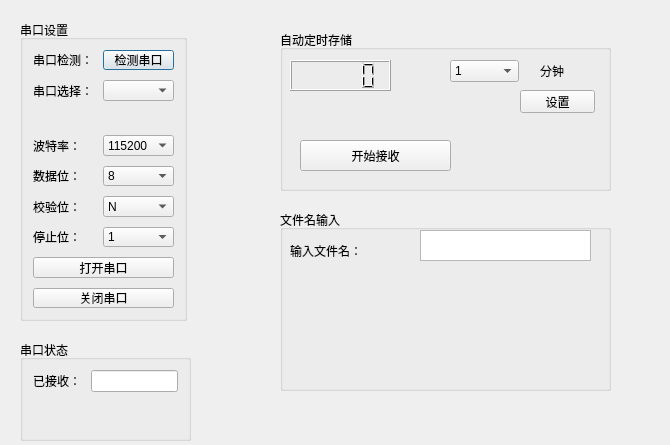
<?xml version="1.0" encoding="UTF-8"?>
<ui version="4.0">
 <class>Form</class>
 <widget class="QWidget" name="Form">
  <property name="geometry">
   <rect>
    <x>0</x>
    <y>0</y>
    <width>670</width>
    <height>445</height>
   </rect>
  </property>
  <property name="windowTitle">
   <string>Form</string>
  </property>
  <widget class="QGroupBox" name="formGroupBox1">
   <property name="geometry">
    <rect>
     <x>20</x>
     <y>20</y>
     <width>167</width>
     <height>301</height>
    </rect>
   </property>
   <property name="title">
    <string>串口设置</string>
   </property>
   <layout class="QFormLayout" name="formLayout">
    <property name="horizontalSpacing">
     <number>10</number>
    </property>
    <property name="verticalSpacing">
     <number>10</number>
    </property>
    <property name="leftMargin">
     <number>10</number>
    </property>
    <property name="topMargin">
     <number>10</number>
    </property>
    <property name="rightMargin">
     <number>10</number>
    </property>
    <property name="bottomMargin">
     <number>10</number>
    </property>
    <item row="0" column="0">
     <widget class="QLabel" name="s1__lb_1">
      <property name="text">
       <string>串口检测：</string>
      </property>
     </widget>
    </item>
    <item row="0" column="1">
     <widget class="QPushButton" name="s1__box_1">
      <property name="text">
       <string>检测串口</string>
      </property>
      <property name="autoRepeatInterval">
       <number>100</number>
      </property>
      <property name="default">
       <bool>true</bool>
      </property>
     </widget>
    </item>
    <item row="1" column="0">
     <widget class="QLabel" name="s1__lb_2">
      <property name="text">
       <string>串口选择：</string>
      </property>
     </widget>
    </item>
    <item row="1" column="1">
     <widget class="QComboBox" name="s1__box_2"/>
    </item>
    <item row="3" column="0">
     <widget class="QLabel" name="s1__lb_3">
      <property name="text">
       <string>波特率：</string>
      </property>
     </widget>
    </item>
    <item row="3" column="1">
     <widget class="QComboBox" name="s1__box_3">
      <item>
       <property name="text">
        <string>115200</string>
       </property>
      </item>
      <item>
       <property name="text">
        <string>2400</string>
       </property>
      </item>
      <item>
       <property name="text">
        <string>4800</string>
       </property>
      </item>
      <item>
       <property name="text">
        <string>9600</string>
       </property>
      </item>
      <item>
       <property name="text">
        <string>14400</string>
       </property>
      </item>
      <item>
       <property name="text">
        <string>19200</string>
       </property>
      </item>
      <item>
       <property name="text">
        <string>38400</string>
       </property>
      </item>
      <item>
       <property name="text">
        <string>57600</string>
       </property>
      </item>
      <item>
       <property name="text">
        <string>76800</string>
       </property>
      </item>
      <item>
       <property name="text">
        <string>12800</string>
       </property>
      </item>
      <item>
       <property name="text">
        <string>230400</string>
       </property>
      </item>
      <item>
       <property name="text">
        <string>460800</string>
       </property>
      </item>
     </widget>
    </item>
    <item row="4" column="0">
     <widget class="QLabel" name="s1__lb_4">
      <property name="text">
       <string>数据位：</string>
      </property>
     </widget>
    </item>
    <item row="4" column="1">
     <widget class="QComboBox" name="s1__box_4">
      <item>
       <property name="text">
        <string>8</string>
       </property>
      </item>
      <item>
       <property name="text">
        <string>7</string>
       </property>
      </item>
      <item>
       <property name="text">
        <string>6</string>
       </property>
      </item>
      <item>
       <property name="text">
        <string>5</string>
       </property>
      </item>
     </widget>
    </item>
    <item row="5" column="0">
     <widget class="QLabel" name="s1__lb_5">
      <property name="text">
       <string>校验位：</string>
      </property>
     </widget>
    </item>
    <item row="5" column="1">
     <widget class="QComboBox" name="s1__box_5">
      <item>
       <property name="text">
        <string>N</string>
       </property>
      </item>
     </widget>
    </item>
    <item row="7" column="0" colspan="2">
     <widget class="QPushButton" name="open_button">
      <property name="text">
       <string>打开串口</string>
      </property>
     </widget>
    </item>
    <item row="8" column="0" colspan="2">
     <widget class="QPushButton" name="close_button">
      <property name="text">
       <string>关闭串口</string>
      </property>
     </widget>
    </item>
    <item row="6" column="0">
     <widget class="QLabel" name="s1__lb_6">
      <property name="text">
       <string>停止位：</string>
      </property>
     </widget>
    </item>
    <item row="6" column="1">
     <widget class="QComboBox" name="s1__box_6">
      <item>
       <property name="text">
        <string>1</string>
       </property>
      </item>
      <item>
       <property name="text">
        <string>2</string>
       </property>
      </item>
     </widget>
    </item>
    <item row="2" column="0" colspan="2">
     <widget class="QLabel" name="state_label">
      <property name="text">
       <string/>
      </property>
      <property name="textFormat">
       <enum>Qt::AutoText</enum>
      </property>
      <property name="scaledContents">
       <bool>true</bool>
      </property>
      <property name="alignment">
       <set>Qt::AlignRight|Qt::AlignTrailing|Qt::AlignVCenter</set>
      </property>
     </widget>
    </item>
   </layout>
  </widget>
  <widget class="QGroupBox" name="formGroupBox">
   <property name="geometry">
    <rect>
     <x>20</x>
     <y>340</y>
     <width>171</width>
     <height>101</height>
    </rect>
   </property>
   <property name="title">
    <string>串口状态</string>
   </property>
   <layout class="QFormLayout" name="formLayout_2">
    <property name="horizontalSpacing">
     <number>10</number>
    </property>
    <property name="verticalSpacing">
     <number>10</number>
    </property>
    <property name="leftMargin">
     <number>10</number>
    </property>
    <property name="topMargin">
     <number>10</number>
    </property>
    <property name="rightMargin">
     <number>10</number>
    </property>
    <property name="bottomMargin">
     <number>10</number>
    </property>
    <item row="0" column="0">
     <widget class="QLabel" name="label">
      <property name="text">
       <string>已接收：</string>
      </property>
     </widget>
    </item>
    <item row="0" column="1">
     <widget class="QLineEdit" name="lineEdit"/>
    </item>
   </layout>
  </widget>
  <widget class="QGroupBox" name="auto_time">
   <property name="geometry">
    <rect>
     <x>280</x>
     <y>30</y>
     <width>331</width>
     <height>161</height>
    </rect>
   </property>
   <property name="title">
    <string>自动定时存储</string>
   </property>
   <widget class="QLCDNumber" name="timedisplay">
    <property name="geometry">
     <rect>
      <x>10</x>
      <y>30</y>
      <width>101</width>
      <height>31</height>
     </rect>
    </property>
   </widget>
   <widget class="QComboBox" name="timetext">
    <property name="geometry">
     <rect>
      <x>170</x>
      <y>30</y>
      <width>69</width>
      <height>22</height>
     </rect>
    </property>
    <item>
     <property name="text">
      <string>1</string>
     </property>
    </item>
    <item>
     <property name="text">
      <string>2</string>
     </property>
    </item>
    <item>
     <property name="text">
      <string>3</string>
     </property>
    </item>
    <item>
     <property name="text">
      <string>5</string>
     </property>
    </item>
    <item>
     <property name="text">
      <string>10</string>
     </property>
    </item>
   </widget>
   <widget class="QLabel" name="label_2">
    <property name="geometry">
     <rect>
      <x>260</x>
      <y>30</y>
      <width>54</width>
      <height>21</height>
     </rect>
    </property>
    <property name="text">
     <string>分钟</string>
    </property>
   </widget>
   <widget class="QPushButton" name="start_rec">
    <property name="geometry">
     <rect>
      <x>20</x>
      <y>110</y>
      <width>151</width>
      <height>31</height>
     </rect>
    </property>
    <property name="text">
     <string>开始接收</string>
    </property>
   </widget>
   <widget class="QPushButton" name="settime">
    <property name="geometry">
     <rect>
      <x>240</x>
      <y>60</y>
      <width>75</width>
      <height>23</height>
     </rect>
    </property>
    <property name="text">
     <string>设置</string>
    </property>
   </widget>
  </widget>
  <widget class="QGroupBox" name="groupBox2">
   <property name="geometry">
    <rect>
     <x>280</x>
     <y>210</y>
     <width>331</width>
     <height>181</height>
    </rect>
   </property>
   <property name="title">
    <string>文件名输入</string>
   </property>
   <widget class="QTextEdit" name="textEdit">
    <property name="geometry">
     <rect>
      <x>140</x>
      <y>20</y>
      <width>171</width>
      <height>31</height>
     </rect>
    </property>
   </widget>
   <widget class="QLabel" name="label_3">
    <property name="geometry">
     <rect>
      <x>10</x>
      <y>30</y>
      <width>111</width>
      <height>21</height>
     </rect>
    </property>
    <property name="text">
     <string>输入文件名：</string>
    </property>
   </widget>
  </widget>
 </widget>
 <resources/>
 <connections/>
</ui>
